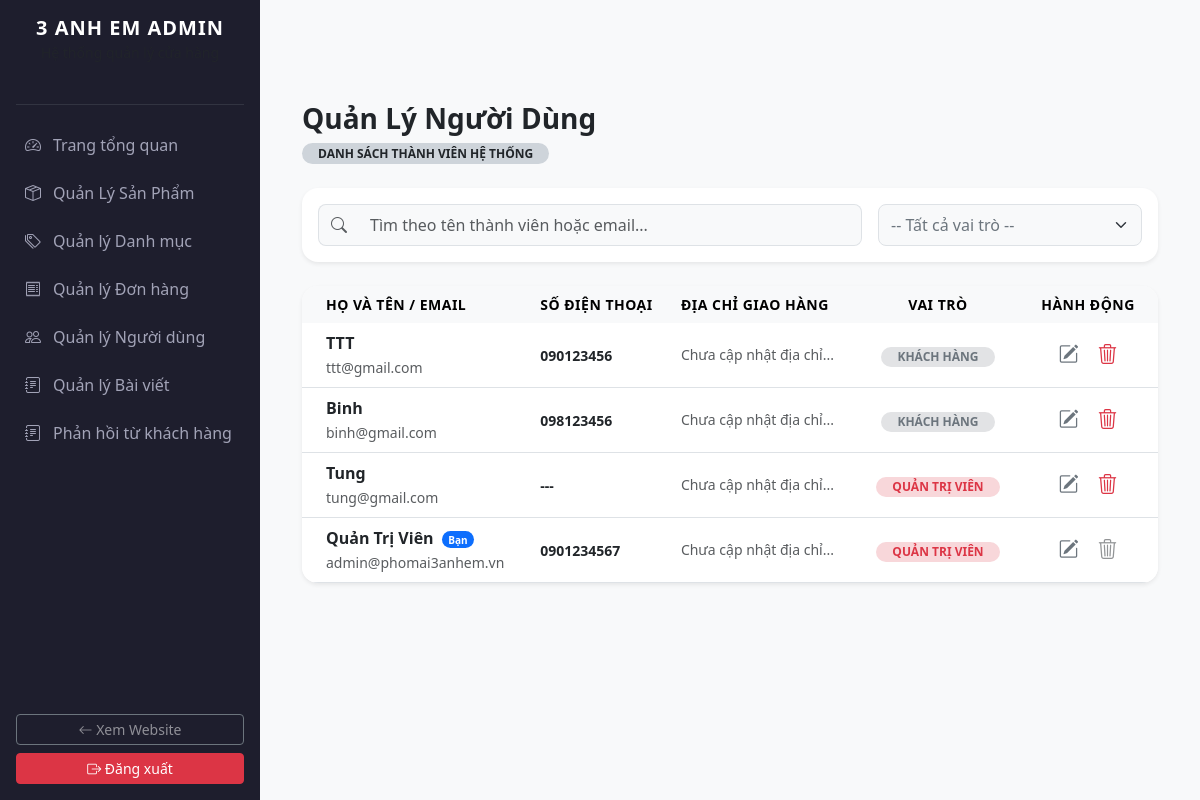
Page /phomai3anhem/admin/admin-users.php (signed in) on the committed database.
### tables this page shows
CREATE TABLE `users` (
  `id` int(10) UNSIGNED NOT NULL,
  `full_name` varchar(100) NOT NULL,
  `email` varchar(150) NOT NULL,
  `password` varchar(255) NOT NULL,
  `phone` varchar(20) DEFAULT NULL,
  `address` text DEFAULT NULL,
  `role` enum('customer','admin') NOT NULL DEFAULT 'customer',
  `created_at` datetime NOT NULL DEFAULT current_timestamp(),
  `updated_at` datetime NOT NULL DEFAULT current_timestamp() ON UPDATE current_timestamp()
);

### phomai3anhem/admin/admin-users.php (the view, shortened to what this page needs)
<?php
include_once '../config/db.php';
include_once 'includes/header.php';
$stmt = $pdo->query("SELECT id, full_name, email, phone, address, role, created_at FROM users ORDER BY id DESC");
$users = $stmt->fetchAll();
?>
<div class="container my-5 pt-4">
    <div class="mb-4">
        <h3 class="fw-bold text-dark mb-1">Quản Lý Người Dùng</h3>
        <span class="badge bg-dark-subtle text-dark rounded-pill px-3 py-1.5 small text-uppercase">Danh sách thành viên hệ thống</span>
    </div>
    <div class="card border-0 shadow-sm rounded-4 p-3 bg-white mb-4">
        <div class="row g-3">
            <div class="col-12 col-md-7 col-lg-8">
                <div class="input-group">
                    <span class="input-group-text bg-light border-end-0 text-muted rounded-start-3"><i class="bi bi-search"></i></span>
                    <input type="text" id="searchUserInput" class="form-control bg-light border-start-0 rounded-end-3 py-2 small" placeholder="Tìm theo tên thành viên hoặc email..." onkeyup="filterAdminUsers()">
                </div>
            </div>
            <div class="col-12 col-md-5 col-lg-4">
                <select id="filterRoleSelect" class="form-select bg-light rounded-3 py-2 small text-secondary" onchange="filterAdminUsers()">
                    <option value="all">-- Tất cả vai trò --</option>
                </select>
            </div>
        </div>
    </div>
    <div class="card border-0 shadow-sm rounded-4 overflow-hidden bg-white">
        <div class="table-responsive">
            <table class="table table-hover align-middle mb-0" id="adminUsersTable">
                <thead class="table-light text-secondary small text-uppercase" style="letter-spacing: 0.5px;">
                    <tr>
                        <th class="border-0 ps-4">Họ và Tên / Email</th>
                        <th class="border-0">Số điện thoại</th>
                        <th class="border-0">Địa chỉ giao hàng</th>
                        <th class="border-0 text-center" style="width: 160px;">Vai Trò</th>
                        <th class="border-0 text-center" style="width: 140px;">Hành động</th>
                    </tr>
                </thead>
                <tbody>
                    <?php if (count($users) > 0): ?>
                        <?php foreach ($users as $u): ?>
                            <tr class="user-data-row"
                                data-name="<?= mb_strtolower(htmlspecialchars($u['full_name']), 'UTF-8'); ?>"
                                data-email="<?= mb_strtolower(htmlspecialchars($u['email']), 'UTF-8'); ?>"
                                data-role="<?= strtolower(htmlspecialchars($u['role'])); ?>">
                                <td class="ps-4">
                                    <div class="fw-bold text-dark mb-0">
                                        <?= htmlspecialchars($u['full_name']); ?>
                                        <?php if(isset($_SESSION['user_id']) && $u['id'] == $_SESSION['user_id']): ?>
                                            <span class="badge bg-primary rounded-pill small ms-1" style="font-size: 10px;">Bạn</span>
                                        <?php endif; ?>
                                    </div>
                                    <small class="text-muted text-lowercase"><?= htmlspecialchars($u['email']); ?></small>
                                </td>
                                <td>
                                    <span class="text-dark small fw-semibold"><?= !empty($u['phone']) ? htmlspecialchars($u['phone']) : '---'; ?></span>
                                </td>
                                <td>
                                    <small class="text-muted d-block text-truncate" style="max-width: 250px;" title="<?= htmlspecialchars($u['address']); ?>">
                                        <?= !empty($u['address']) ? htmlspecialchars($u['address']) : 'Chưa cập nhật địa chỉ...'; ?>
                                    </small>
                                </td>
                                <td class="text-center">
                                    <?php if (strtolower($u['role']) === 'admin'): ?>
                                        <span class="badge bg-danger-subtle text-danger rounded-pill px-3 py-1.5 small fw-bold text-uppercase">Quản Trị Viên</span>
                                    <?php else: ?>
                                        <span class="badge bg-secondary-subtle text-secondary rounded-pill px-3 py-1.5 small text-uppercase">Khách Hàng</span>
                                    <?php endif; ?>
                                </td>
                                <td class="text-center">
                                    <div class="btn-group gap-1">
                                        <button class="btn btn-sm btn-outline-secondary rounded-3 border-0 px-2"
                                                onclick='openEditUserModal(<?= json_encode($u, JSON_HEX_APOS | JSON_HEX_QUOT); ?>)' title="Chỉnh sửa quyền">
                                            <i class="bi bi-pencil-square fs-5"></i>
                                        </button>
                                        <?php if(isset($_SESSION['user_id']) && $u['id'] != $_SESSION['user_id']): ?>
                                            <a href="admin-user-process.php?action=delete&id=<?= $u['id']; ?>"
                                               class="btn btn-sm btn-outline-danger rounded-3 border-0 px-2"
                                               onclick="return confirm('Bạn có chắc chắn muốn xóa vĩnh viễn tài khoản thành viên này? Người dùng sẽ không thể đăng nhập được nữa.')" title="Xóa tài khoản">
                                                <i class="bi bi-trash3 fs-5"></i>
                                            </a>
                                        <?php else: ?>
                                            <button class="btn btn-sm btn-outline-light rounded-3 border-0 px-2 text-muted" disabled title="Không thể xóa chính mình">
                                                <i class="bi bi-trash3 fs-5 text-black-30"></i>
                                            </button>
                                        <?php endif; ?>
                                    </div>
                                </td>
                            </tr>
                        <?php endforeach; ?>
                    <?php else: ?>
                        <tr>
                            <td colspan="5" class="text-center py-5 text-muted small">Hệ thống chưa có tài khoản thành viên nào đăng ký.</td>
                        </tr>
                    <?php endif; ?>
                </tbody>
            </table>
        </div>
    </div>
</div>
<?php include_once 'includes/footer.php'; ?>

### phomai3anhem/assets/css/style.css (style rules this page uses)
:root { --primary-gold: #E5A93B; --bg-cream: #FDFBF7; --text-charcoal: #2C2C2C; --glass-bg: rgba(255, 255, 255, 0.7); --glass-border: rgba(255, 255, 255, 0.4); --glass-blur: blur(12px); }
body { background-color: var(--bg-cream); color: var(--text-charcoal); font-family: 'Segoe UI', Tahoma, Geneva, Verdana, sans-serif; overflow-x: hidden; }

### phomai3anhem/admin/includes/header.php (style rules this page uses)
:root { --sidebar-width: 260px; --gold-color: #cca43b; --dark-bg: #1e1e2d; }
body { background-color: #f8f9fa; font-family: 'Segoe UI', system-ui, sans-serif; }

### rows in the picture
users: full_name "TTT", email "ttt@gmail.com", phone "090123456", address "Chưa cập nhật địa chỉ...", role "KHÁCH HÀNG"
users: full_name "Binh", email "binh@gmail.com", phone "098123456", address "Chưa cập nhật địa chỉ...", role "KHÁCH HÀNG"
users: full_name "Tung", email "tung@gmail.com", address "Chưa cập nhật địa chỉ...", role "QUẢN TRỊ VIÊN"
users: full_name "Quản Trị Viên", shows "Bạn", email "admin@phomai3anhem.vn", phone "0901234567", shows "Chưa cập nhật địa chỉ...", role "QUẢN TRỊ VIÊN"
